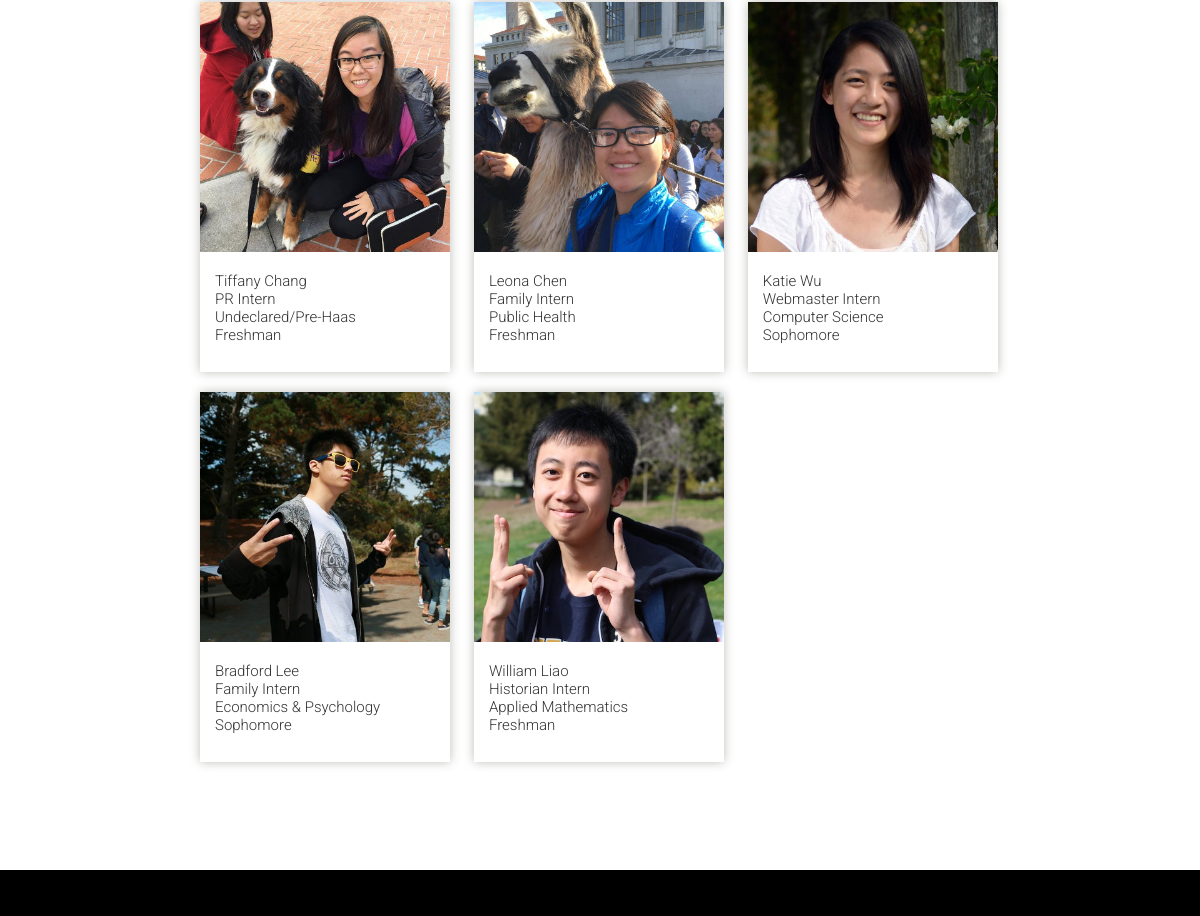
The page /officers (middle part) on the database as committed earlier.
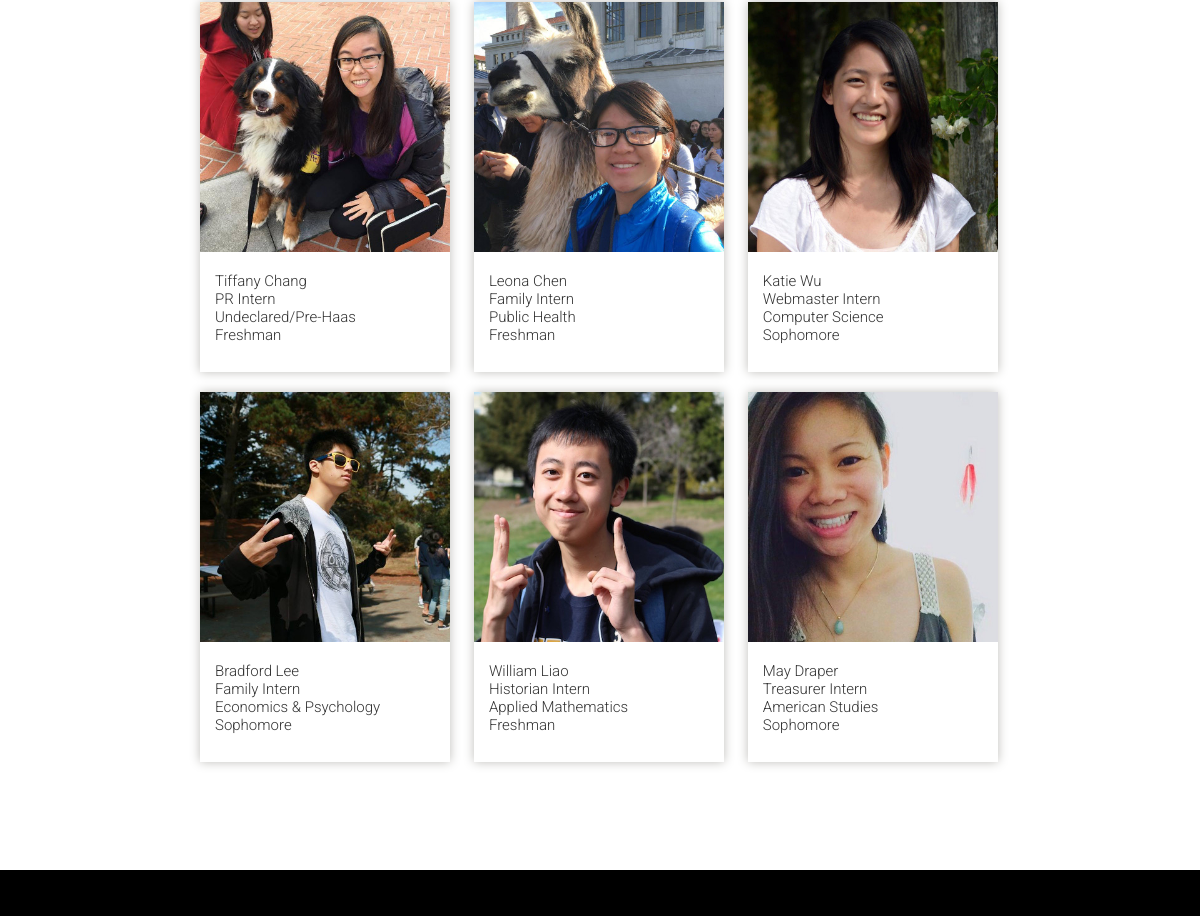
The same page on the database as committed later.
### tables this page shows
CREATE TABLE officers (
	id integer primary key autoincrement,
	name text not null,
	year integer not null,
	major text not null,
	quote text not null,
	description text not null,
	image_url text not null,
	position text not null,
	href text not null
);

### tasa_website.py (the view)
@app.route('/officers', methods=['GET'])
def officer_list():
    query = 'select * from officers order by id'
    officers = query_db(query)
    return render_template('officers.html', officers=officers)

### tasa_website.py (called while the page is built)
def connect_db():
    return sqlite3.connect(app.config['DATABASE'])

@app.before_request
def before_request():
    g.db = connect_db()
    g.db.row_factory = sqlite3.Row

@app.teardown_request
def teardown_request(exception):
    db = getattr(g, 'db', None)
    if db is not None:
        db.close()

def query_db(query, args=(), one=False):
    cur = g.db.execute(query, args)
    rv = cur.fetchall()
    cur.close()
    return (rv[0] if rv else None) if one else rv

### templates/officers.html (shortened to what this page needs)
{% extends "base.html" %}
	{% block content %}
        <div class="container">
             <div class="officer-member-container">
                {% for officer in officers %}
                <div onmouseover="this.style.cursor='pointer'" class="officer-member grow" data-toggle="modal" data-target="#{{officer.id}}">
                        <img class="officer-member-picture" src="{{ officer.image_url }}"></img>
                        <div class="officer-member-info">
                            <span class="name">{{ officer.name }}</span>
                            <span class="position_name">{{ officer.position }}</span>
                            <span class="major">{{ officer.major }}</span>
                            <span class="year">{{ officer.year }}</span>
                        </div>
                    </div>
                {% endfor %}
            </div>
        </div>
    {% endblock %}

### templates/base.html (shortened to what this page needs)
<!DOCTYPE html>
<html lang="en">
<head>
  <link href="{{ url_for('static', filename='css/bootstrap.min.css') }}" rel="stylesheet">
  <link href="{{ url_for('static', filename='css/tasa.css') }}" rel="stylesheet">
    </head>
    <body>
      {% block content %}{% endblock %}
      <footer class="footer">
        </footer>
        </body>
        </html>

### static/css/tasa.css (style rules this page uses)
body { font-size: 16px; font-family: 'Roboto', sans-serif; font-weight: 300; margin: 0; padding: 0; width: 100%; line-height: 200%; }
.footer { background-color: #000000; padding-top: 3em; margin-top: 3em; color: white; font-size:1em; }
.officer-member-container { min-height: 300px; width: 820px; margin: 0 auto; float: none; display: block; padding: 50px 0; }
.officer-member { width: 250px; height: 370px; background-color:white; position: relative; display: inline-block; margin: 10px; box-shadow: 0 0 10px #bfbeba; }
.officer-member-picture { width: 100%; height: 250px; margin-bottom: 5px; }
.officer-member-info { padding: 15px; font-size: 15px; line-height: 1.2; }
.grow { transition: all .2s ease-in-out; }

Rows that differ between the two databases and show on the page:
added officers: image_url (picture), name "May Draper", position "Treasurer Intern", major "American Studies", year "Sophomore"
